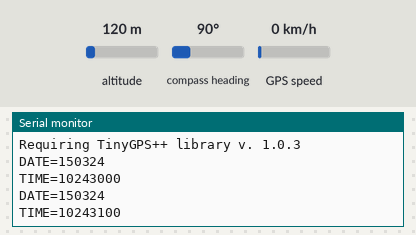
Simulated run of this sketch. Board: Arduino Uno, built with avr-gcc and run on an emulated ATmega328P. Shown: the last lines printed to the serial monitor. The test bench sets the inputs (shaded band); at power-on: compass heading 90°, GPS speed 0 km/h, altitude 120 m. The GPS gets a fix after 3 s at 37.7749, -122.4194 with 8 satellites.

Above: at 1.2 s.
1.3 s: compass heading set to 7°
At 3.8 s:
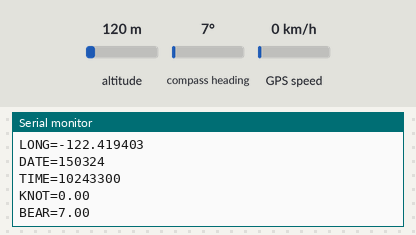
4.5 s: GPS speed set to 2 km/h
At 5.6 s:
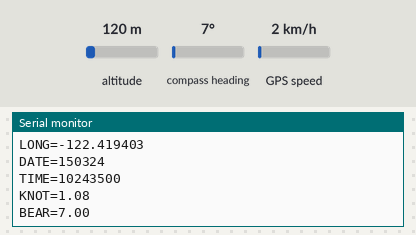
6.0 s: compass heading set to 90°
At 6.8 s:
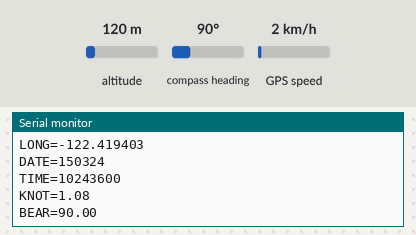
Timing chart, 0 to 9.0 s (numbered marks = the images above; inputs shaded):
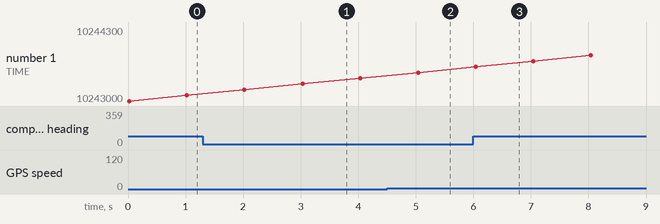

Measured:
- after the input at 1.3 s, the serial monitor: prints a new line after 1.7 s (image 1)
- after the input at 4.5 s, the serial monitor: prints a new line after 0.54 s (image 2)
- after the input at 6.0 s, the serial monitor: prints a new line at once (image 3)

The sketch:

nmea_logger.ino
```cpp
#include <TinyGPS++.h>
#include <SoftwareSerial.h>
/*
   This sample code demonstrates just about every built-in operation of TinyGPS++ (TinyGPSPlus).
   It requires the use of SoftwareSerial, and assumes that you have a
   4800-baud serial GPS device hooked up on pins 4(rx) and 3(tx).
*/
static const int RXPin = 4, TXPin = 3;
static const uint32_t GPSBaud = 4800;

// The TinyGPS++ object
TinyGPSPlus gps;
TinyGPSCustom waterTemp(gps, "VWMTW", 1);
TinyGPSCustom waterSpeed(gps, "VWVHW", 5);
TinyGPSCustom windDirection(gps, "ECMWV", 1);
TinyGPSCustom windSpeed(gps, "ECMWV", 3);

// The serial connection to the GPS device
SoftwareSerial ss(RXPin, TXPin);

// For stats that happen every 5 seconds
unsigned long last = 0UL;

void setup()
{
  Serial.begin(115200);
  ss.begin(GPSBaud);

  Serial.println(F("Ellipsis Connected Boat Platform v0.1"));
  Serial.print(F("Requiring TinyGPS++ library v. ")); Serial.println(TinyGPSPlus::libraryVersion());
  Serial.println();
}

void loop()
{
  // Dispatch incoming characters
  while (ss.available() > 0)
    gps.encode(ss.read());

  if (gps.location.isUpdated())
  {
    Serial.print("LATA=");
    Serial.println(gps.location.lat(), 6);
    Serial.print(F("LONG="));
    Serial.println(gps.location.lng(), 6);
   }

  else if (gps.date.isUpdated())
  {
    Serial.print("DATE=");
    Serial.println(gps.date.value());
  }

  else if (gps.time.isUpdated())
  {
    Serial.print("TIME=");
    Serial.println(gps.time.value());
  }

  else if (gps.speed.isUpdated())
  {
    Serial.print(F("KNOT="));
    Serial.println(gps.speed.knots());
  }

  else if (gps.course.isUpdated())
  {
    Serial.print(F("BEAR="));
    Serial.println(gps.course.deg());
  }

  else if (waterTemp.isUpdated())
  {
    Serial.print(F("WATT="));
    Serial.println(waterTemp.value());
  }

  else if (waterSpeed.isUpdated())
  {
    Serial.print(F("WATS="));
    Serial.println(waterSpeed.value());
  }

  else if (windDirection.isUpdated())
  {
    Serial.print(F("WIND="));
    Serial.println(windDirection.value());
  }

  else if (windSpeed.isUpdated())
  {
    Serial.print(F("WINS="));
    Serial.println(windSpeed.value());
  }

  else if (millis() - last > 5000)
  {
    if (gps.charsProcessed() < 10)
      Serial.println(F("WARNING: No GPS data.  Check wiring."));
    last = millis();
    Serial.println();
  }
}
```
